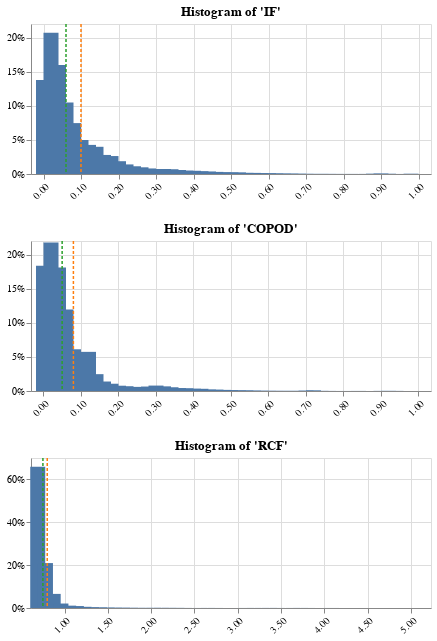

Notebook code cell kept with this figure:
### Markdown cell above
# Model Evaluation

### Code cell
model_names = ["IF", "COPOD", "RCF"]

charts = []
for model, score in zip(model_names, [if_scores[:, 1], cop_scores[:, 1], rcf_scores],):
    charts.append(
        plot_histogram(score, model, bins=50, bar_size=15, height=150, n_digits=2)
    )

alt.VConcatChart(vconcat=charts).configure_axisX(labelAngle=-45)

### Figure 1 — Vega-Lite specification as saved in the notebook (floating-point values rounded to 4 significant figures)
{"config": {"view": {"continuousWidth": 400, "continuousHeight": 300}, "axisX": {"labelAngle": -45}}, "vconcat": [{"layer": [{"data": {"name": "data-1c143c3ac0c7318dc08b5b51b21635d8"}, "mark": {"type": "bar", "size": 15}, "encoding": {"tooltip": [{"field": "IF", "format": ".2f", "type": "quantitative"}, {"field": "count", "format": ".0f", "type": "quantitative"}], "x": {"axis": {"format": ".2f", "title": null}, "field": "IF", "scale": {"domain": [-0.02, 1.02], "nice": false}, "type": "quantitative"}, "y": {"axis": {"format": ".0%", "title": null}, "field": "pecent_of_total", "type": "quantitative"}}, "transform": [{"joinaggregate": [{"op": "sum", "field": "count", "as": "total_count"}]}, {"calculate": "datum.count / datum.total_count", "as": "pecent_of_total"}]}, {"data": {"name": "data-be11b47b4159bb0a504d34dfdda97eeb"}, "mark": {"type": "rule", "color": "#ff7f0e", "size": 1.5, "strokeDash": [3, 2]}, "encoding": {"tooltip": [{"field": "mean", "type": "quantitative"}, {"field": "mean", "type": "quantitative"}], "x": {"field": "mean", "type": "quantitative"}}}, {"data": {"name": "data-be11b47b4159bb0a504d34dfdda97eeb"}, "mark": {"type": "rule", "color": "#2ca02c", "size": 1.5, "strokeDash": [3, 2]}, "encoding": {"tooltip": [{"field": "median", "type": "quantitative"}, {"field": "median", "type": "quantitative"}], "x": {"field": "median", "type": "quantitative"}}}], "height": 150, "title": "Histogram of 'IF'"}, {"layer": [{"data": {"name": "data-a6643d2ef0e38bfc2b86b8900e82f194"}, "mark": {"type": "bar", "size": 15}, "encoding": {"tooltip": [{"field": "COPOD", "format": ".2f", "type": "quantitative"}, {"field": "count", "format": ".0f", "type": "quantitative"}], "x": {"axis": {"format": ".2f", "title": null}, "field": "COPOD", "scale": {"domain": [-0.0197, 1.02], "nice": false}, "type": "quantitative"}, "y": {"axis": {"format": ".0%", "title": null}, "field": "pecent_of_total", "type": "quantitative"}}, "transform": [{"joinaggregate": [{"op": "sum", "field": "count", "as": "total_count"}]}, {"calculate": "datum.count / datum.total_count", "as": "pecent_of_total"}]}, {"data": {"name": "data-6bdde3440c7709665c7948d50c140e5e"}, "mark": {"type": "rule", "color": "#ff7f0e", "size": 1.5, "strokeDash": [3, 2]}, "encoding": {"tooltip": [{"field": "mean", "type": "quantitative"}, {"field": "mean", "type": "quantitative"}], "x": {"field": "mean", "type": "quantitative"}}}, {"data": {"name": "data-6bdde3440c7709665c7948d50c140e5e"}, "mark": {"type": "rule", "color": "#2ca02c", "size": 1.5, "strokeDash": [3, 2]}, "encoding": {"tooltip": [{"field": "median", "type": "quantitative"}, {"field": "median", "type": "quantitative"}], "x": {"field": "median", "type": "quantitative"}}}], "height": 150, "title": "Histogram of 'COPOD'"}, {"layer": [{"data": {"name": "data-d1c39e2302c4ae04f1e8e18ca648951e"}, "mark": {"type": "bar", "size": 15}, "encoding": {"tooltip": [{"field": "RCF", "format": ".2f", "type": "quantitative"}, {"field": "count", "format": ".0f", "type": "quantitative"}], "x": {"axis": {"format": ".2f", "title": null}, "field": "RCF", "scale": {"domain": [0.6701, 5.174], "nice": false}, "type": "quantitative"}, "y": {"axis": {"format": ".0%", "title": null}, "field": "pecent_of_total", "type": "quantitative"}}, "transform": [{"joinaggregate": [{"op": "sum", "field": "count", "as": "total_count"}]}, {"calculate": "datum.count / datum.total_count", "as": "pecent_of_total"}]}, {"data": {"name": "data-ab8a9ea0904792b0b180944b4f6ec435"}, "mark": {"type": "rule", "color": "#ff7f0e", "size": 1.5, "strokeDash": [3, 2]}, "encoding": {"tooltip": [{"field": "mean", "type": "quantitative"}, {"field": "mean", "type": "quantitative"}], "x": {"field": "mean", "type": "quantitative"}}}, {"data": {"name": "data-ab8a9ea0904792b0b180944b4f6ec435"}, "mark": {"type": "rule", "color": "#2ca02c", "size": 1.5, "strokeDash": [3, 2]}, "encoding": {"tooltip": [{"field": "median", "type": "quantitative"}, {"field": "median", "type": "quantitative"}], "x": {"field": "median", "type": "quantitative"}}}], "height": 150, "title": "Histogram of 'RCF'"}], "$schema": "https://vega.github.io/schema/vega-lite/v4.17.0.json", "datasets": {"data-1c143c3ac0c7318dc08b5b51b21635d8": [{"IF": 0.0, "count": 16292}, {"IF": 0.02, "count": 24488}, {"IF": 0.04, "count": 18868}, {"IF": 0.06, "count": 12371}, {"IF": 0.08, "count": 8817}, {"IF": 0.1, "count": 5888}, {"IF": 0.12, "count": 5042}, {"IF": 0.14, "count": 4713}, {"IF": 0.16, "count": 3301}, {"IF": 0.18, "count": 3110}, {"IF": 0.2, "count": 2216}, {"IF": 0.22, "count": 1660}, {"IF": 0.24, "count": 1339}, {"IF": 0.26, "count": 1160}, {"IF": 0.28, "count": 961}, {"IF": 0.3, "count": 864}, {"IF": 0.32, "count": 862}, {"IF": 0.34, "count": 825}, {"IF": 0.36, "count": 690}, {"IF": 0.38, "count": 581}, {"IF": 0.4, "count": 557}, {"IF": 0.42, "count": 480}, {"IF": 0.44, "count": 433}, {"IF": 0.46, "count": 364}, {"IF": 0.48, "count": 310}, {"IF": 0.5, "count": 273}, {"IF": 0.52, "count": 279}, {"IF": 0.54, "count": 195}, {"IF": 0.56, "count": 192}, {"IF": 0.58, "count": 146}, {"IF": 0.6, "count": 136}, {"IF": 0.62, "count": 109}, {"IF": 0.64, "count": 77}, {"IF": 0.66, "count": 70}, {"IF": 0.68, "count": 49}, {"IF": 0.7, "count": 35}, {"IF": 0.72, "count": 17}, {"IF": 0.74, "count": 21}, {"IF": 0.76, "count": 17}, {"IF": 0.78, "count": 11}, {"IF": 0.8, "count": 10}, {"IF": 0.82, "count": 8}, {"IF": 0.84, "count": 9}, {"IF": 0.86, "count": 10}, {"IF": 0.88, "count": 57}, {"IF": 0.9, "count": 83}, {"IF": 0.92, "count": 44}, {"IF": 0.94, "count": 9}, {"IF": 0.96, "count": 5}, {"IF": 0.98, "count": 54}], "data-be11b47b4159bb0a504d34dfdda97eeb": [{"mean": 0.1, "median": 0.06}], "data-a6643d2ef0e38bfc2b86b8900e82f194": [{"COPOD": 0.0003046, "count": 21688}, {"COPOD": 0.0203, "count": 25740}, {"COPOD": 0.04029, "count": 21408}, {"COPOD": 0.06029, "count": 14136}, {"COPOD": 0.08028, "count": 7226}, {"COPOD": 0.1003, "count": 5642}, {"COPOD": 0.1203, "count": 6780}, {"COPOD": 0.1403, "count": 2918}, {"COPOD": 0.1603, "count": 1643}, {"COPOD": 0.1802, "count": 1260}, {"COPOD": 0.2002, "count": 916}, {"COPOD": 0.2202, "count": 826}, {"COPOD": 0.2402, "count": 714}, {"COPOD": 0.2602, "count": 672}, {"COPOD": 0.2802, "count": 773}, {"COPOD": 0.3002, "count": 939}, {"COPOD": 0.3202, "count": 805}, {"COPOD": 0.3402, "count": 650}, {"COPOD": 0.3602, "count": 506}, {"COPOD": 0.3802, "count": 475}, {"COPOD": 0.4002, "count": 393}, {"COPOD": 0.4202, "count": 383}, {"COPOD": 0.4402, "count": 254}, {"COPOD": 0.4602, "count": 234}, {"COPOD": 0.4802, "count": 193}, {"COPOD": 0.5002, "count": 153}, {"COPOD": 0.5201, "count": 110}, {"COPOD": 0.5401, "count": 106}, {"COPOD": 0.5601, "count": 70}, {"COPOD": 0.5801, "count": 51}, {"COPOD": 0.6001, "count": 34}, {"COPOD": 0.6201, "count": 28}, {"COPOD": 0.6401, "count": 23}, {"COPOD": 0.6601, "count": 25}, {"COPOD": 0.6801, "count": 23}, {"COPOD": 0.7001, "count": 72}, {"COPOD": 0.7201, "count": 113}, {"COPOD": 0.7401, "count": 19}, {"COPOD": 0.7601, "count": 15}, {"COPOD": 0.7801, "count": 5}, {"COPOD": 0.8001, "count": 7}, {"COPOD": 0.8201, "count": 5}, {"COPOD": 0.84, "count": 13}, {"COPOD": 0.86, "count": 1}, {"COPOD": 0.88, "count": 3}, {"COPOD": 0.9, "count": 21}, {"COPOD": 0.92, "count": 17}, {"COPOD": 0.94, "count": 19}, {"COPOD": 0.96, "count": 0}, {"COPOD": 0.98, "count": 1}], "data-6bdde3440c7709665c7948d50c140e5e": [{"mean": 0.08, "median": 0.05}], "data-d1c39e2302c4ae04f1e8e18ca648951e": [{"RCF": 0.6901, "count": 77862}, {"RCF": 0.7794, "count": 24763}, {"RCF": 0.8687, "count": 7773}, {"RCF": 0.958, "count": 2465}, {"RCF": 1.047, "count": 1297}, {"RCF": 1.137, "count": 1072}, {"RCF": 1.226, "count": 663}, {"RCF": 1.315, "count": 424}, {"RCF": 1.404, "count": 316}, {"RCF": 1.494, "count": 239}, {"RCF": 1.583, "count": 160}, {"RCF": 1.672, "count": 150}, {"RCF": 1.762, "count": 105}, {"RCF": 1.851, "count": 82}, {"RCF": 1.94, "count": 56}, {"RCF": 2.029, "count": 88}, {"RCF": 2.119, "count": 72}, {"RCF": 2.208, "count": 65}, {"RCF": 2.297, "count": 50}, {"RCF": 2.386, "count": 38}, {"RCF": 2.476, "count": 14}, {"RCF": 2.565, "count": 20}, {"RCF": 2.654, "count": 20}, {"RCF": 2.744, "count": 20}, {"RCF": 2.833, "count": 17}, {"RCF": 2.922, "count": 13}, {"RCF": 3.011, "count": 11}, {"RCF": 3.101, "count": 25}, {"RCF": 3.19, "count": 18}, {"RCF": 3.279, "count": 20}, {"RCF": 3.369, "count": 29}, {"RCF": 3.458, "count": 26}, {"RCF": 3.547, "count": 15}, {"RCF": 3.636, "count": 24}, {"RCF": 3.726, "count": 21}, {"RCF": 3.815, "count": 18}, {"RCF": 3.904, "count": 13}, {"RCF": 3.994, "count": 11}, {"RCF": 4.083, "count": 19}, {"RCF": 4.172, "count": 9}, {"RCF": 4.261, "count": 1}, {"RCF": 4.351, "count": 0}, {"RCF": 4.44, "count": 0}, {"RCF": 4.529, "count": 1}, {"RCF": 4.618, "count": 0}, {"RCF": 4.708, "count": 0}, {"RCF": 4.797, "count": 0}, {"RCF": 4.886, "count": 0}, {"RCF": 4.976, "count": 2}, {"RCF": 5.065, "count": 1}], "data-ab8a9ea0904792b0b180944b4f6ec435": [{"mean": 0.8, "median": 0.75}]}}
